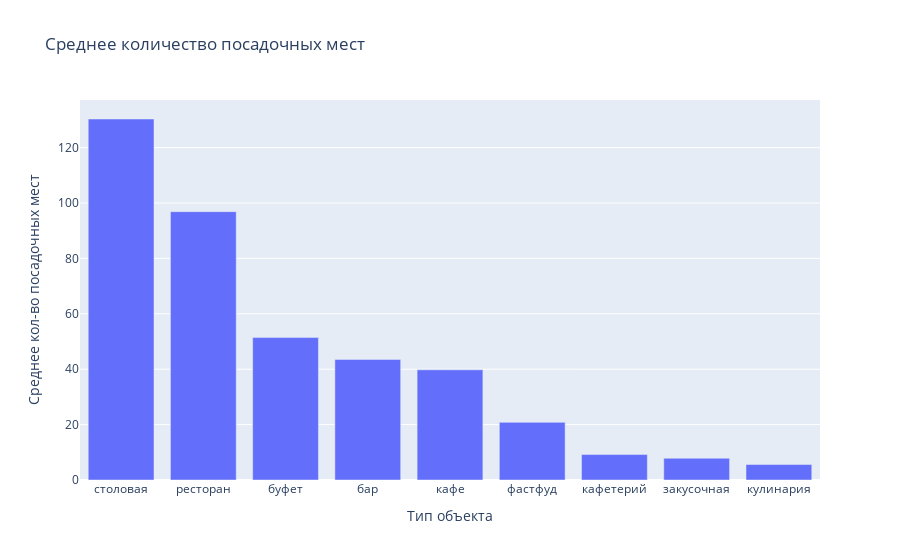

Here is the notebook cell this chart was saved with:
### Code cell
fig = px.bar(data.groupby('object_type',as_index=False).agg({'number':'mean'})\
    .sort_values(by='number',ascending=False), y='number', x='object_type', title='Среднее количество посадочных мест', 
    labels={'object_type':'Тип объекта', 'number':'Среднее кол-во посадочных мест'})
fig.write_image("/Users/ulia/yandex_DA/Yandex_Practicum_Projects/Data_Analytics/10_Data_Visualization/Images/fig6.jpeg")
fig.show()

### Figure 1 — Plotly figure (JSON) as saved in the notebook; plotly's stock layout.template omitted (floating-point values rounded to 4 significant figures)
{"data": [{"alignmentgroup": "True", "hovertemplate": "Тип объекта=%{x}<br>Среднее кол-во посадочных мест=%{y}<extra></extra>", "legendgroup": "", "marker": {"color": "#636efa", "pattern": {"shape": ""}}, "name": "", "offsetgroup": "", "orientation": "v", "showlegend": false, "textposition": "auto", "type": "bar", "x": ["столовая", "ресторан", "буфет", "бар", "кафе", "фастфуд", "кафетерий", "закусочная", "кулинария"], "xaxis": "x", "y": [130.3, 96.88, 51.43, 43.53, 39.79, 20.81, 9.185, 7.848, 5.59], "yaxis": "y"}], "layout": {"barmode": "relative", "legend": {"tracegroupgap": 0}, "title": {"text": "Среднее количество посадочных мест"}, "xaxis": {"anchor": "y", "domain": [0, 1], "title": {"text": "Тип объекта"}}, "yaxis": {"anchor": "x", "domain": [0, 1], "title": {"text": "Среднее кол-во посадочных мест"}}}}
